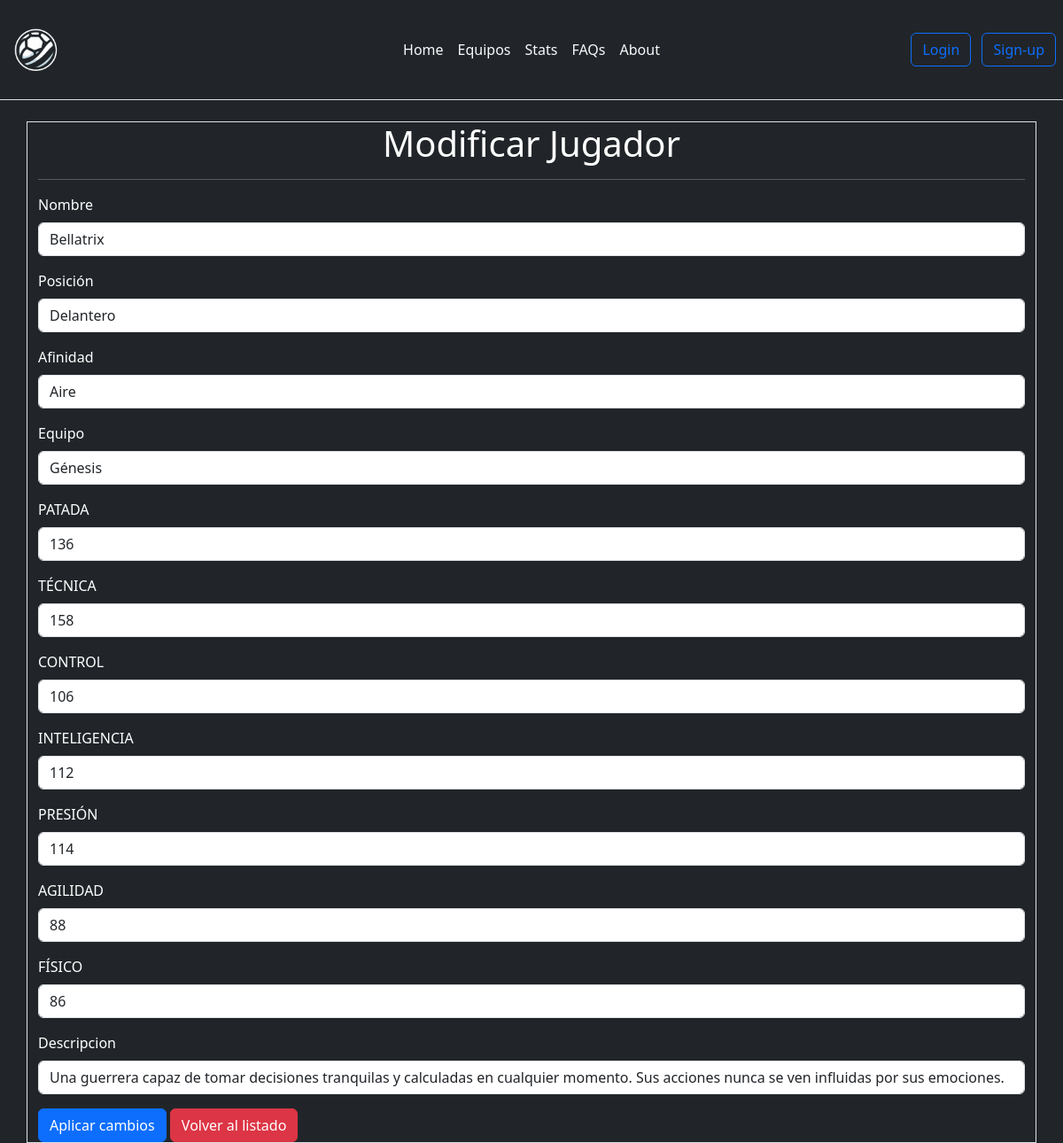
/include/stats_update.php?id=2, run on the app's committed database.
### tables this page shows
create table jugadores(
	id int primary key auto_increment not null,
    Nombre varchar(35) not null,
    Posición enum("Delantero","Centrocampista","Defensa","Portero") not null,
    Afinidad enum("Aire","Fuego","Bosque","Montaña") not null,
    Equipo varchar(25) not null,
    PATADA	int unsigned not null,
    TÉCNICA	int unsigned not null,
    CONTROL	int unsigned not null, 
    INTELIGENCIA int unsigned not null, 
    PRESIÓN	int unsigned not null, 
    AGILIDAD int unsigned not null, 	
    FÍSICO int unsigned not null,
    TOTAL bigint unsigned,
    Descripcion text
);

### include/stats_update.php (the view, shortened to what this page needs)
<?php include("../include/extra.inc.php") ?>
<?php
if (!isset($_GET["id"])) {
    header("location:../paginas/adminedit.php");
} else {
    $consulta = "SELECT * FROM jugadores WHERE id=" . $_GET["id"];
    $mysql = connectDB();
    $tabla = $mysql->query($consulta);
}
?>
<!DOCTYPE html>
<html lang="en">
<head>
</head>
<body class="bg-dark">
    <main>
        <div class="text-white container border">
            <h1 class="text-center">Modificar Jugador</h1>
            <hr>
            <?php
            while ($registro = $tabla->fetch_assoc()) {
            ?>
                <form method="POST" action="stats_sql.php?opcion=update&id=<?php echo $registro["id"] ?>">
                    <div class="mb-3">
                        <label for="marca" class="form-label">Nombre</label>
                        <input type="text" class="form-control" id="Nombre" name="Nombre" value="<?php echo $registro["Nombre"] ?>">
                    </div>
                    <div class="mb-3">
                        <label for="modelo" class="form-label">Posición</label>
                        <input type="text" class="form-control" id="Posición" name="Posición" value="<?php echo $registro["Posición"] ?>">
                    </div>
                    <div class="mb-3">
                        <label for="precio" class="form-label">Afinidad</label>
                        <input type="text" class="form-control" id="Afinidad" name="Afinidad" value="<?php echo $registro["Afinidad"] ?>">
                    </div>
                    <div class="mb-3">
                        <label for="potencia" class="form-label">Equipo</label>
                        <input type="text" class="form-control" id="Equipo" name="Equipo" value="<?php echo $registro["Equipo"] ?>">
                    </div>
                    <div class="mb-3">
                        <label for="maletero" class="form-label">PATADA</label>
                        <input type="text" class="form-control" id="PATADA" name="PATADA" value="<?php echo $registro["PATADA"] ?>">
                    </div>
                    <div class="mb-3">
                        <label for="imagen" class="form-label">TÉCNICA</label>
                        <input type="text" class="form-control" id="TÉCNICA" name="TÉCNICA" value="<?php echo $registro["TÉCNICA"] ?>">
                    </div>
                    <div class="mb-3">
                        <label for="imagen" class="form-label">CONTROL</label>
                        <input type="text" class="form-control" id="CONTROL" name="CONTROL" value="<?php echo $registro["CONTROL"] ?>">
                    </div>
                    <div class="mb-3">
                        <label for="imagen" class="form-label">INTELIGENCIA</label>
                        <input type="text" class="form-control" id="INTELIGENCIA" name="INTELIGENCIA" value="<?php echo $registro["INTELIGENCIA"] ?>">
                    </div>
                    <div class="mb-3">
                        <label for="imagen" class="form-label">PRESIÓN</label>
                        <input type="text" class="form-control" id="PRESIÓN" name="PRESIÓN" value="<?php echo $registro["PRESIÓN"] ?>">
                    </div>
                    <div class="mb-3">
                        <label for="imagen" class="form-label">AGILIDAD</label>
                        <input type="text" class="form-control" id="AGILIDAD" name="AGILIDAD" value="<?php echo $registro["AGILIDAD"] ?>">
                    </div>
                    <div class="mb-3">
                        <label for="imagen" class="form-label">FÍSICO</label>
                        <input type="text" class="form-control" id="FÍSICO" name="FÍSICO" value="<?php echo $registro["FÍSICO"] ?>">
                    </div>
                    <div class="mb-3">
                        <label for="imagen" class="form-label">Descripcion</label>
                        <input type="text" class="form-control" id="Descripcion" name="Descripcion" value="<?php echo $registro["Descripcion"] ?>">
                    </div>
                    <button type="submit" class="btn btn-primary">Aplicar cambios</button>
                    <a href="../paginas/adminedit.php" class="btn btn-danger">Volver al listado</a>
                <?php
            }
                ?>
                </form>
        </div>
    </main>
</body>
</html>

### data on the page
jugadores: Nombre "Bellatrix", Posición "Delantero", Afinidad "Aire", Equipo "Génesis", PATADA "136", TÉCNICA "158", CONTROL "106", INTELIGENCIA "112", PRESIÓN "114", AGILIDAD "88", FÍSICO "86", Descripcion "Una guerrera capaz de tomar decisiones tranquilas y calculadas en cualquier momento. Sus acciones nunca se ven influidas por sus emociones."
